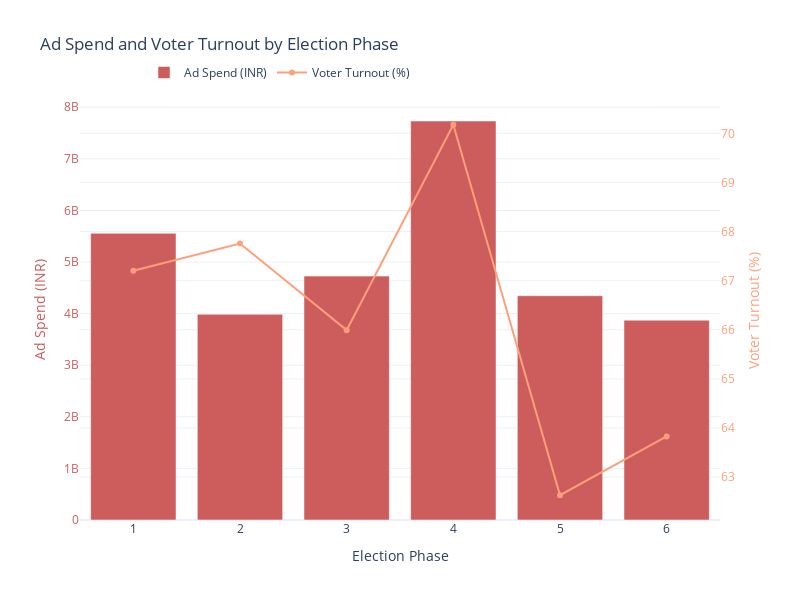

Source (notebook cell):
### Markdown cell above
- Now, let’s analyze ad spending and voter turnout by election phase:

### Code cell
import plotly.graph_objects as go

phase_analysis = merged_data.groupby('Phase').agg({
    'Amount spent (INR)': 'sum',
    'Polled (%)': 'mean'
}).reset_index()

fig = go.Figure()

fig.add_trace(go.Bar(
    x=phase_analysis['Phase'],
    y=phase_analysis['Amount spent (INR)'],
    name='Ad Spend (INR)',
    marker_color='indianred',
    yaxis='y1'
))

fig.add_trace(go.Scatter(
    x=phase_analysis['Phase'],
    y=phase_analysis['Polled (%)'],
    name='Voter Turnout (%)',
    marker_color='lightsalmon',
    yaxis='y2'
))

fig.update_layout(
    title='Ad Spend and Voter Turnout by Election Phase',
    xaxis=dict(title='Election Phase'),
    yaxis=dict(
        title='Ad Spend (INR)',
        titlefont=dict(color='indianred'),
        tickfont=dict(color='indianred')
    ),
    yaxis2=dict(
        title='Voter Turnout (%)',
        titlefont=dict(color='lightsalmon'),
        tickfont=dict(color='lightsalmon'),
        overlaying='y',
        side='right'
    ),
    legend=dict(x=0.1, y=1.1, orientation='h'),
    width=800,
    height=600
)

fig.show()

### Figure 1 — Plotly figure (JSON) as saved in the notebook; plotly's stock layout.template omitted (floating-point values rounded to 4 significant figures)
{"data": [{"marker": {"color": "indianred"}, "name": "Ad Spend (INR)", "type": "bar", "x": [1, 2, 3, 4, 5, 6], "y": [5556265415, 3986936358, 4726512390, 7732806345, 4346064062, 3872711127], "yaxis": "y"}, {"marker": {"color": "lightsalmon"}, "name": "Voter Turnout (%)", "type": "scatter", "x": [1, 2, 3, 4, 5, 6], "y": [67.2, 67.76, 65.99, 70.17, 62.63, 63.83], "yaxis": "y2"}], "layout": {"height": 600, "legend": {"orientation": "h", "x": 0.1, "y": 1.1}, "title": {"text": "Ad Spend and Voter Turnout by Election Phase"}, "width": 800, "xaxis": {"title": {"text": "Election Phase"}}, "yaxis": {"tickfont": {"color": "indianred"}, "title": {"font": {"color": "indianred"}, "text": "Ad Spend (INR)"}}, "yaxis2": {"overlaying": "y", "side": "right", "tickfont": {"color": "lightsalmon"}, "title": {"font": {"color": "lightsalmon"}, "text": "Voter Turnout (%)"}}}}
